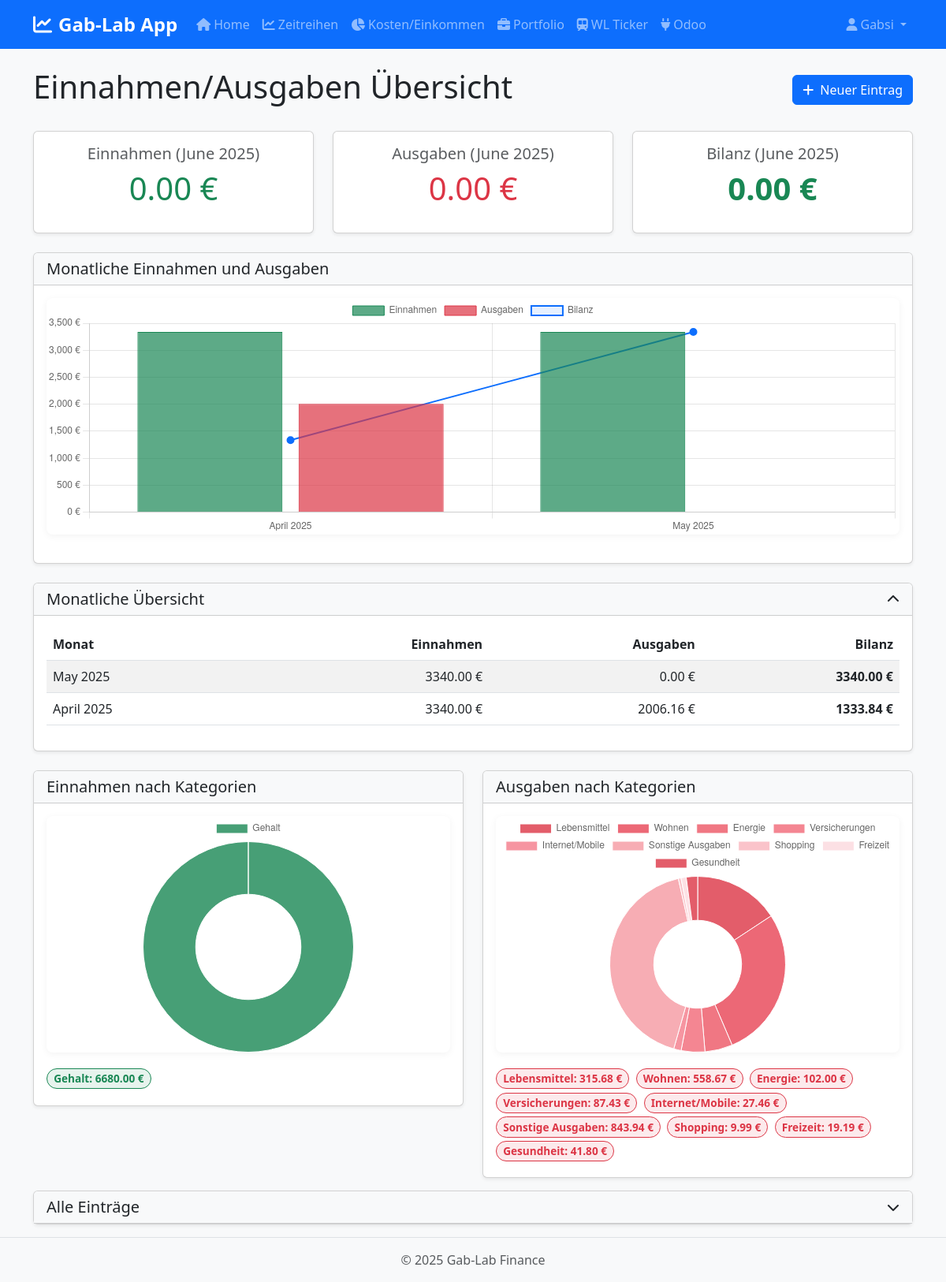
Before: /costincome/ (signed in) with the older database file.
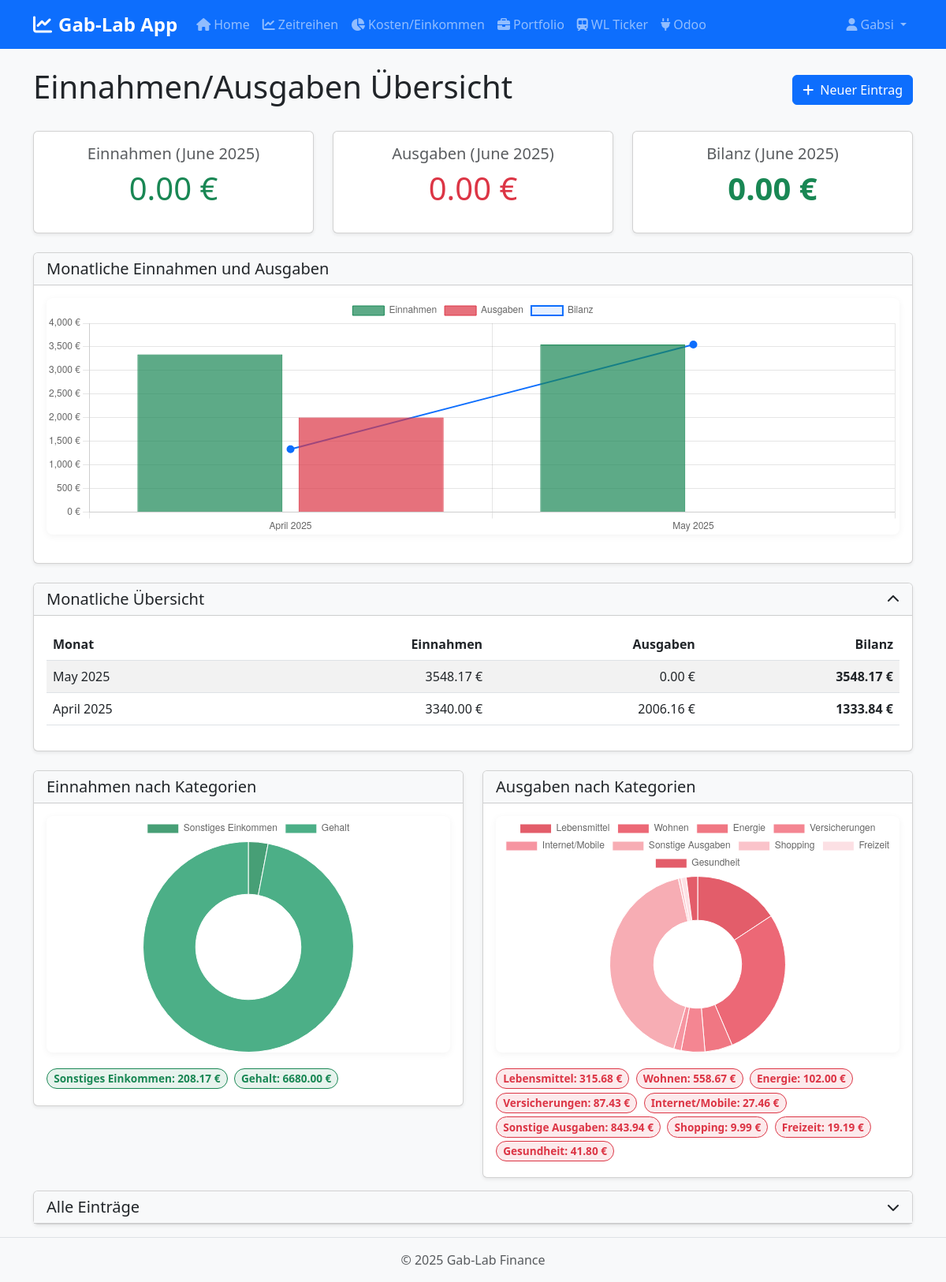
After: the same page with the newer database file.
### app/models.py (models this page shows, shortened)
class User(UserMixin, db.Model):
    id = db.Column(db.Integer, primary_key=True)
    username = db.Column(db.String(64), index=True, unique=True)
    email = db.Column(db.String(120), index=True, unique=True)
    password_hash = db.Column(db.String(128))
    created_at = db.Column(db.DateTime, default=datetime.utcnow)
    portfolio_data = db.relationship('PortfolioData', backref='user', lazy='dynamic')
    cost_income_entries = db.relationship('CostIncomeEntry', backref='user', lazy='dynamic')

class CostIncomeEntry(db.Model):
    id = db.Column(db.Integer, primary_key=True)
    user_id = db.Column(db.Integer, db.ForeignKey('user.id'))
    date = db.Column(db.Date)
    type = db.Column(db.String(10))  # 'income' or 'outcome'
    amount = db.Column(db.Float)
    category = db.Column(db.String(64))
    description = db.Column(db.String(256))
    created_at = db.Column(db.DateTime, default=datetime.utcnow)

### app/modules/costincome/routes.py (the view)
@bp.route('/')
@login_required
def index():
    try:
        entries = CostIncomeEntry.query.filter_by(user_id=current_user.id).order_by(CostIncomeEntry.date.desc()).all()
        current_month = datetime.now().month
        current_year = datetime.now().year
        entries_list = [
            {
                'id': entry.id,
                'date': entry.date.strftime('%Y-%m-%d'),
                'type': entry.type,
                'amount': entry.amount,
                'category': entry.category,
                'description': entry.description,
                'month': entry.date.month,
                'year': entry.date.year,
                'is_current_month': (entry.date.month == current_month and entry.date.year == current_year)
            } for entry in entries
        ]
        income_total_all = sum(entry.amount for entry in entries if entry.type == 'income')
        outcome_total_all = sum(entry.amount for entry in entries if entry.type == 'outcome')
        balance_all = income_total_all - outcome_total_all
        income_total_current = sum(entry.amount for entry in entries
                           if entry.type == 'income'
                           and entry.date.month == current_month
                           and entry.date.year == current_year)
        outcome_total_current = sum(entry.amount for entry in entries
                             if entry.type == 'outcome'
                             and entry.date.month == current_month
                             and entry.date.year == current_year)
        balance_current = income_total_current - outcome_total_current
        current_month_name = datetime.now().strftime('%B %Y')
        monthly_stats = []
        monthly_stats_chrono = []
        if entries:
            df = pd.DataFrame(entries_list)
            try:
                df['date'] = pd.to_datetime(df['date'])
                df['month'] = df['date'].dt.strftime('%Y-%m')
                monthly_data = {}
                for _, row in df.iterrows():
                    month_key = row['month']
                    if month_key not in monthly_data:
                        monthly_data[month_key] = {'income': 0, 'outcome': 0}
                    if row['type'] == 'income':
                        monthly_data[month_key]['income'] += row['amount']
                    elif row['type'] == 'outcome':
                        monthly_data[month_key]['outcome'] += row['amount']
                for month_key, data in monthly_data.items():
                    month_income = data['income']
                    month_outcome = data['outcome']
                    month_balance = month_income - month_outcome
                    date_obj = datetime.strptime(month_key, '%Y-%m')
                    month_name = date_obj.strftime('%B %Y')
                    stats_obj = {
                        'month': month_name,
                        'month_key': month_key,
                        'income': month_income,
                        'outcome': month_outcome,
                        'balance': month_balance
                    }
                    monthly_stats.append(stats_obj)
                monthly_stats = sorted(monthly_stats,
                                      key=lambda x: x['month_key'],
                                      reverse=True)
                monthly_stats_chrono = sorted([stat.copy() for stat in monthly_stats],
                                            key=lambda x: x['month_key'],
                                            reverse=False)
            except Exception as e:
                print(f"Error processing dates: {e}")
                traceback.print_exc()
        income_by_category = {}
        outcome_by_category = {}
        for entry in entries_list:
            if entry['type'] == 'income':
                if entry['category'] not in income_by_category:
                    income_by_category[entry['category']] = 0
                income_by_category[entry['category']] += entry['amount']
            else:  # outcome
                if entry['category'] not in outcome_by_category:
                    outcome_by_category[entry['category']] = 0
                outcome_by_category[entry['category']] += entry['amount']
        return render_template('costincome/index.html',
                              entries=entries_list,
                              income_total=income_total_current,
                              outcome_total=outcome_total_current,
                              balance=balance_current,
                              income_total_all=income_total_all,
                              outcome_total_all=outcome_total_all,
                              balance_all=balance_all,
                              monthly_stats=monthly_stats,
                              monthly_stats_chrono=monthly_stats_chrono,
                              income_by_category=income_by_category,
                              outcome_by_category=outcome_by_category,
                              current_month_name=current_month_name)
    except Exception as e:
        flash(f'Ein Fehler ist aufgetreten: {str(e)}', 'danger')
        traceback.print_exc()
        return render_template('costincome/index.html',
                              entries=[],
                              income_total=0,
                              outcome_total=0,
                              balance=0,
                              income_total_all=0,
                              outcome_total_all=0,
                              balance_all=0,
                              monthly_stats=[],
                              current_month_name=datetime.now().strftime('%B %Y'))

### app/modules/costincome/templates/costincome/index.html (shortened to what this page needs)
{% extends "base.html" %}
{% block content %}
<div class="d-flex justify-content-between align-items-center mb-4">
    <h1>Einnahmen/Ausgaben Übersicht</h1>
    <a href="{{ url_for('costincome.add') }}" class="btn btn-primary">
        <i class="fas fa-plus me-1"></i> Neuer Eintrag
    </a>
</div>
<div class="row mb-4">
    <div class="col-md-4">
        <div class="card h-100 summary-card shadow-sm">
            <div class="card-body text-center">
                <h5 class="card-title text-muted">Einnahmen (<span id="current-month-name">{{ current_month_name }}</span>)</h5>
                <p class="display-6 income" id="income-total">{{ "%.2f"|format(income_total) }} €</p>
            </div>
        </div>
    </div>
    <div class="col-md-4">
        <div class="card h-100 summary-card shadow-sm">
            <div class="card-body text-center">
                <h5 class="card-title text-muted">Ausgaben (<span id="current-month-name-2">{{ current_month_name }}</span>)</h5>
                <p class="display-6 outcome" id="outcome-total">{{ "%.2f"|format(outcome_total) }} €</p>
            </div>
        </div>
    </div>
    <div class="col-md-4">
        <div class="card h-100 summary-card shadow-sm">
            <div class="card-body text-center">
                <h5 class="card-title text-muted">Bilanz (<span id="current-month-name-3">{{ current_month_name }}</span>)</h5>
                <p class="display-6" id="balance">
                    <span class="{% if balance >= 0 %}balance-positive{% else %}balance-negative{% endif %}" id="balance-amount">
                        {{ "%.2f"|format(balance) }} €
                    </span>
                </p>
            </div>
        </div>
    </div>
</div>
<div class="card mb-4 shadow-sm">
    <div class="card-header bg-light">
        <h5 class="mb-0">Monatliche Einnahmen und Ausgaben</h5>
    </div>
    <div class="card-body">
        {% if monthly_stats %}
        <div class="chart-container">
            <canvas id="monthlyChart"></canvas>
        </div>
        {% else %}
        <p class="text-center text-muted my-3">Keine Daten für die Grafik vorhanden</p>
        {% endif %}
    </div>
</div>
<div class="card mb-4 shadow-sm collapsible-card">
    <div class="card-header bg-light card-header-clickable" data-bs-toggle="collapse" data-bs-target="#monthlyStatsCollapse" aria-expanded="true">
        <div class="d-flex justify-content-between align-items-center">
            <h5 class="mb-0">Monatliche Übersicht</h5>
            <i class="fas fa-chevron-down"></i>
        </div>
    </div>
    <div class="collapse show" id="monthlyStatsCollapse">
        <div class="card-body">
            {% if monthly_stats %}
            <div class="table-responsive">
                <table class="table table-striped table-hover">
                    <thead>
                        <tr>
                            <th>Monat</th>
                            <th class="text-end">Einnahmen</th>
                            <th class="text-end">Ausgaben</th>
                            <th class="text-end">Bilanz</th>
                        </tr>
                    </thead>
                    <tbody id="monthly-stats-tbody">
                        {% for stat in monthly_stats %}
                        <tr class="month-row" data-month-key="{{ stat.month_key }}">
                            <td>{{ stat.month }}</td>
                            <td class="text-end income">{{ "%.2f"|format(stat.income) }} €</td>
                            <td class="text-end outcome">{{ "%.2f"|format(stat.outcome) }} €</td>
                            <td class="text-end {% if stat.balance >= 0 %}balance-positive{% else %}balance-negative{% endif %}">
                                {{ "%.2f"|format(stat.balance) }} €
                            </td>
                        </tr>
                        {% endfor %}
                    </tbody>
                </table>
            </div>
            {% else %}
            <p class="text-center text-muted my-3">Keine Daten vorhanden</p>
            {% endif %}
        </div>
    </div>
</div>
<div class="row mt-4">
    <div class="col-md-6">
        <div class="card shadow-sm collapsible-card">
            <div class="card-header bg-light card-header-clickable" data-bs-toggle="collapse" data-bs-target="#incomeCategoriesCollapse" aria-expanded="false">
                <div class="d-flex justify-content-between align-items-center">
                    <h5 class="mb-0">Einnahmen nach Kategorien</h5>
                </div>
            </div>
            <div class="collapse" id="incomeCategoriesCollapse">
                <div class="card-body">
                    <div id="income-categories-container">
                        {% if income_by_category %}
                        <div class="chart-container">
                            <canvas id="incomeCategoryChart"></canvas>
                        </div>
                        <div class="mt-3" id="income-category-badges">
                            {% for category, amount in income_by_category.items() %}
                            <span class="badge rounded-pill category-badge category-income">
                                {{ category }}: {{ "%.2f"|format(amount) }} €
                            </span>
                            {% endfor %}
                        </div>
                        {% else %}
                        <p class="text-center text-muted my-3">Keine Einnahmen Kategorien vorhanden</p>
                        {% endif %}
                    </div>
                </div>
            </div>
        </div>
    </div>
    <div class="col-md-6">
        <div class="card shadow-sm collapsible-card">
            <div class="card-header bg-light card-header-clickable" data-bs-toggle="collapse" data-bs-target="#outcomeCategoriesCollapse" aria-expanded="false">
                <div class="d-flex justify-content-between align-items-center">
                    <h5 class="mb-0">Ausgaben nach Kategorien</h5>
                </div>
            </div>
            <div class="collapse" id="outcomeCategoriesCollapse">
                <div class="card-body">
                    <div id="outcome-categories-container">
                        {% if outcome_by_category %}
                        <div class="chart-container">
                            <canvas id="outcomeCategoryChart"></canvas>
                        </div>
                        <div class="mt-3" id="outcome-category-badges">
                            {% for category, amount in outcome_by_category.items() %}
                            <span class="badge rounded-pill category-badge category-outcome">
                                {{ category }}: {{ "%.2f"|format(amount) }} €
                            </span>
                            {% endfor %}
                        </div>
                        {% else %}
                        <p class="text-center text-muted my-3">Keine Ausgaben Kategorien vorhanden</p>
                        {% endif %}
                    </div>
                </div>
            </div>
        </div>
    </div>
</div>
<div class="card shadow-sm collapsible-card">
    <div class="card-header bg-light card-header-clickable" data-bs-toggle="collapse" data-bs-target="#entriesListCollapse" aria-expanded="false">
        <div class="d-flex justify-content-between align-items-center">
            <h5 class="mb-0">Alle Einträge</h5>
            <i class="fas fa-chevron-down"></i>
        </div>
    </div>
</div>
{% endblock %}

### app/templates/navbar.html (shortened to what this page needs)
<nav class="navbar navbar-expand-lg navbar-dark bg-primary">
    <div class="container">
        <a class="navbar-brand" href="{{ url_for('main.home') }}">
            <i class="fas fa-chart-line me-2"></i>Gab-Lab App
        </a>
        <div class="collapse navbar-collapse" id="navbarNav">
            <ul class="navbar-nav me-auto">
                <li class="nav-item">
                    <a class="nav-link" href="{{ url_for('main.home') }}">
                        <i class="fas fa-home me-1"></i>Home
                    </a>
                </li>
                {% if current_user.is_authenticated %}
                <li class="nav-item">
                    <a class="nav-link" href="{{ url_for('timeseries.index') }}">
                        <i class="fas fa-chart-line me-1"></i>Zeitreihen
                    </a>
                </li>
                <li class="nav-item">
                    <a class="nav-link" href="{{ url_for('costincome.index') }}">
                        <i class="fas fa-chart-pie me-1"></i>Kosten/Einkommen
                    </a>
                </li>
                <li class="nav-item">
                    <a class="nav-link" href="{{ url_for('portfolio.index') }}">
                        <i class="fas fa-briefcase me-1"></i>Portfolio
                    </a>
                </li>
                <li class="nav-item">
                    <a class="nav-link" href="{{ url_for('wl_ticker.index') }}">
                        <i class="fas fa-subway me-1"></i>WL Ticker
                    </a>
                </li>
                <li class="nav-item">
                    <a class="nav-link" href="{{ url_for('odoo.index') }}">
                        <i class="fas fa-plug me-1"></i>Odoo
                    </a>
                </li>
                {% endif %}
            </ul>
            <ul class="navbar-nav">
                {% if current_user.is_authenticated %}
                <li class="nav-item dropdown">
                    <a class="nav-link dropdown-toggle" href="#" id="userDropdown" role="button" data-bs-toggle="dropdown" aria-expanded="false">
                        <i class="fas fa-user me-1"></i>{{ current_user.username }}
                    </a>
                </li>
                {% endif %}
            </ul>
        </div>
    </div>
</nav>

Changed rows visible on the page:
added CostIncomeEntry: category "Sonstiges Einkommen", amount "208.17", shown under "Einnahmen nach Kategorien"
Other visible differences:
chart data {{ stat.income|float }}: 3340.0, 3340.0 → 3340.0, 3548.17
chart data {{ stat.balance|float }}: 1333.84, 3340.0 → 1333.84, 3548.17
chart data {{ category }}: Gehalt → Sonstiges Einkommen, Gehalt
chart data {{ amount|float }}: 6680.0 → 208.17, 6680.0
new list line: "May 2025 3548.17 € 0.00 € 3548.17 €"
list line gone: "May 2025 3340.00 € 0.00 € 3340.00 €"
